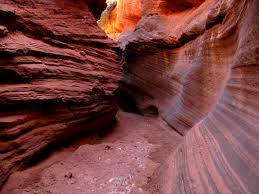
%> input picture Pengolahan Citra/PrakCitraMatlab_C#/PrakCitraMatlab_C#/tebing.jpg, 259 x 194 px
$ octave prak1Citra_m.m   (GNU Octave 9; MATLAB toolbox functions it lacks are replaced by stand-ins)
%> lines starting %> are read from the running program, lines starting %| are printed output that depends on the picture
%=================================Baris kode untuk melakukan Load Image=========================
clf
gambar=imread('tebing.jpg');
%> gambar is the input picture: size 194x259x3 uint8; mean R, G, B 119.3, 65.1, 63.5
size(gambar)
%> ans = [194 259 3]
figure, image(gambar);
%I=gambar(200:300,170:300,:);
%figure, image(I);
%=================================Mulai Fungsi Modifikasi RGB===================================
red=gambar(:,:,1);
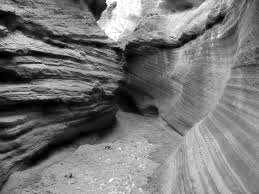
%> red: size 194x259 uint8; min 0, max 255, mean 119.3
green=gambar(:,:,2);
blue=gambar(:,:,3);
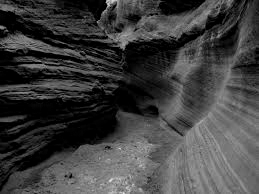
%> blue: size 194x259 uint8; min 0, max 227, mean 63.5
%=================================Mendefinisikan warna RGB======================================
a = zeros(size(gambar, 1), size(gambar, 2));%inisialisasi matrix 0

%=================================Mendefinisikan matrix untuk masing masing percobaan===========
just_red = cat(3, red, a, a); %matrix untuk channel merah
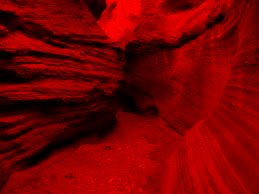
%> just_red: size 194x259x3 uint8; mean R, G, B 119.3, 0, 0
just_green = cat(3, a, green, a); %matrix untuk channel hijau
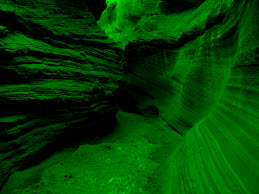
%> just_green: size 194x259x3 uint8; mean R, G, B 0, 65.1, 0
just_blue = cat(3, a, a, blue); %matrix untuk channel biru
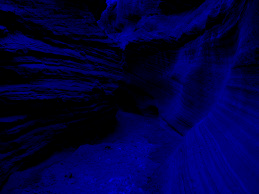
%> just_blue: size 194x259x3 uint8; mean R, G, B 0, 0, 63.5
%-------Kode di atas baris ini untuk modifikasi channel--------dibawah, untuk filter grayscale--
just_grayr = cat(3, red, red, red);
just_grayg = cat(3, green, green, green);
just_grayb = cat(3, blue, blue, blue);
%===============================================================================================

%--------------Menampilkan image normal------------------
%back_to_original_img = cat(3, red, green, blue);
%figure, imshow(gambar), title('Original image')
%--------------------------------------------------------

%=================================Menampilkan masing masing percobaan==========================
figure, imshow(just_red), title('Red channel') %Untuk filter red channel
figure, imshow(just_green), title('Green channel') %untuk filter channel hijau
figure, imshow(just_blue), title('Blue channel') %untuk filter channel biru

figure, imshow(just_grayr), title('Gray channel red') %untuk filter grayscale merah
figure, imshow(just_grayg), title('Gray channel green') %untuk filter grayscale hijau
figure, imshow(just_grayb), title('Gray channel blue') %untuk filter grayscale biru

%figure, imshow(back_to_original_img), title('Back to original image') %Original image

%=================================Definisi matrix untuk sephia==================================
sephia=uint8(cat(3,((red*.393)+(green*0.769)+(blue*.189)),((red*.349)+(green*.686)+(blue*.168)),((red*.272)+(green*.534)+(blue*.131)))); %fungsi kode untuk sephia
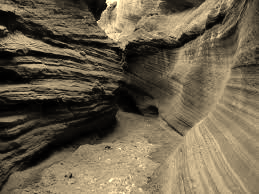
%> sephia: size 194x259x3 uint8; mean R, G, B 108.9, 96.9, 75.5
%-----------------------tampilkan sephia-----------------------------
figure,imshow(sephia),title('Sephia'); %menampilkan sephia

%=================================Matrix untuk grayscale========================================
gray=(red+green+blue)/3;
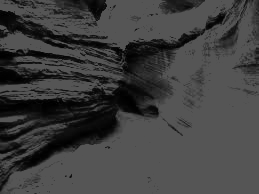
%> gray: size 194x259 uint8; min 0, max 85, mean 63.2
figure,imshow(gray),title('Gray Scale');
figure,imshow(red);
figure,imshow(green);
figure,imshow(blue);

$ run again, with Pengolahan Citra/PrakCitraMatlab_C#/PrakCitraMatlab_C#/images.jpg copied over Pengolahan Citra/PrakCitraMatlab_C#/PrakCitraMatlab_C#/tebing.jpg
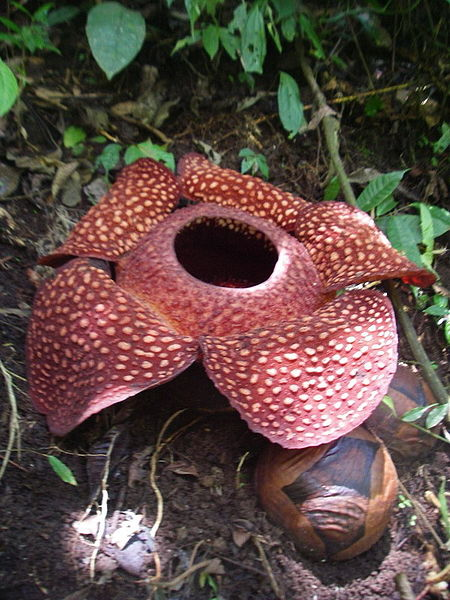
%> input picture Pengolahan Citra/PrakCitraMatlab_C#/PrakCitraMatlab_C#/images.jpg, 450 x 600 px
%> gambar is the input picture: size 600x450x3 uint8; mean R, G, B 94.4, 74.6, 68.6
%> `sephia=uint8(cat(3,((red*.393)+(green*0.769)+(blue*.189)),((red*.349)+..`:
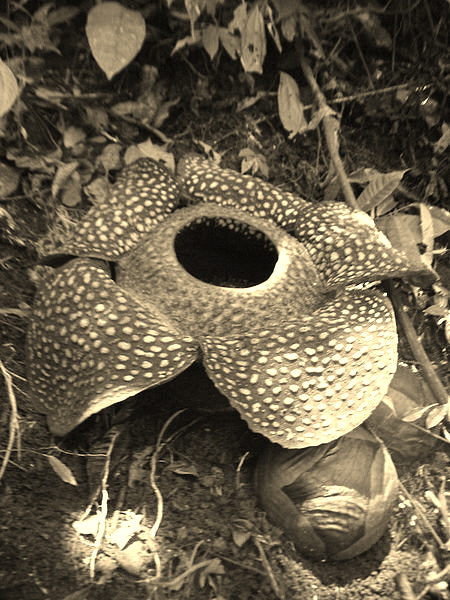
%> sephia: size 600x450x3 uint8; mean R, G, B 105.3, 94.9, 74.5
%> `gray=(red+green+blue)/3;`:
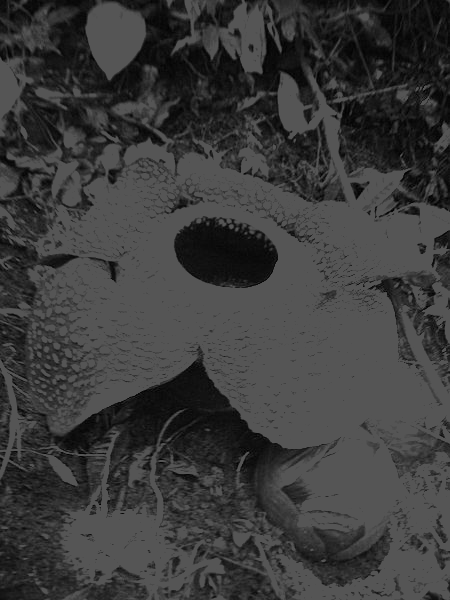
%> gray: size 600x450 uint8; min 0, max 85, mean 59.3

$ run again, with Pengolahan Citra/PrakCitraMatlab_C#/PrakCitraMatlab_C#/koala.jpg copied over Pengolahan Citra/PrakCitraMatlab_C#/PrakCitraMatlab_C#/tebing.jpg
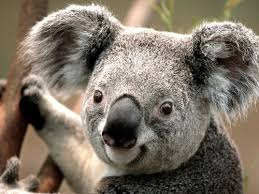
%> input picture Pengolahan Citra/PrakCitraMatlab_C#/PrakCitraMatlab_C#/koala.jpg, 259 x 194 px
%> gambar is the input picture: size 194x259x3 uint8; mean R, G, B 124.9, 114.5, 101.8
%> `sephia=uint8(cat(3,((red*.393)+(green*0.769)+(blue*.189)),((red*.349)+..`:
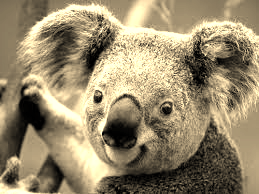
%> sephia: size 194x259x3 uint8; mean R, G, B 151.5, 137.6, 108.5
%> `gray=(red+green+blue)/3;`:
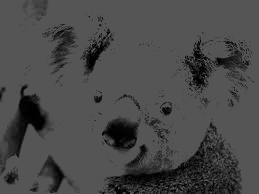
%> gray: size 194x259 uint8; min 0, max 85, mean 73
